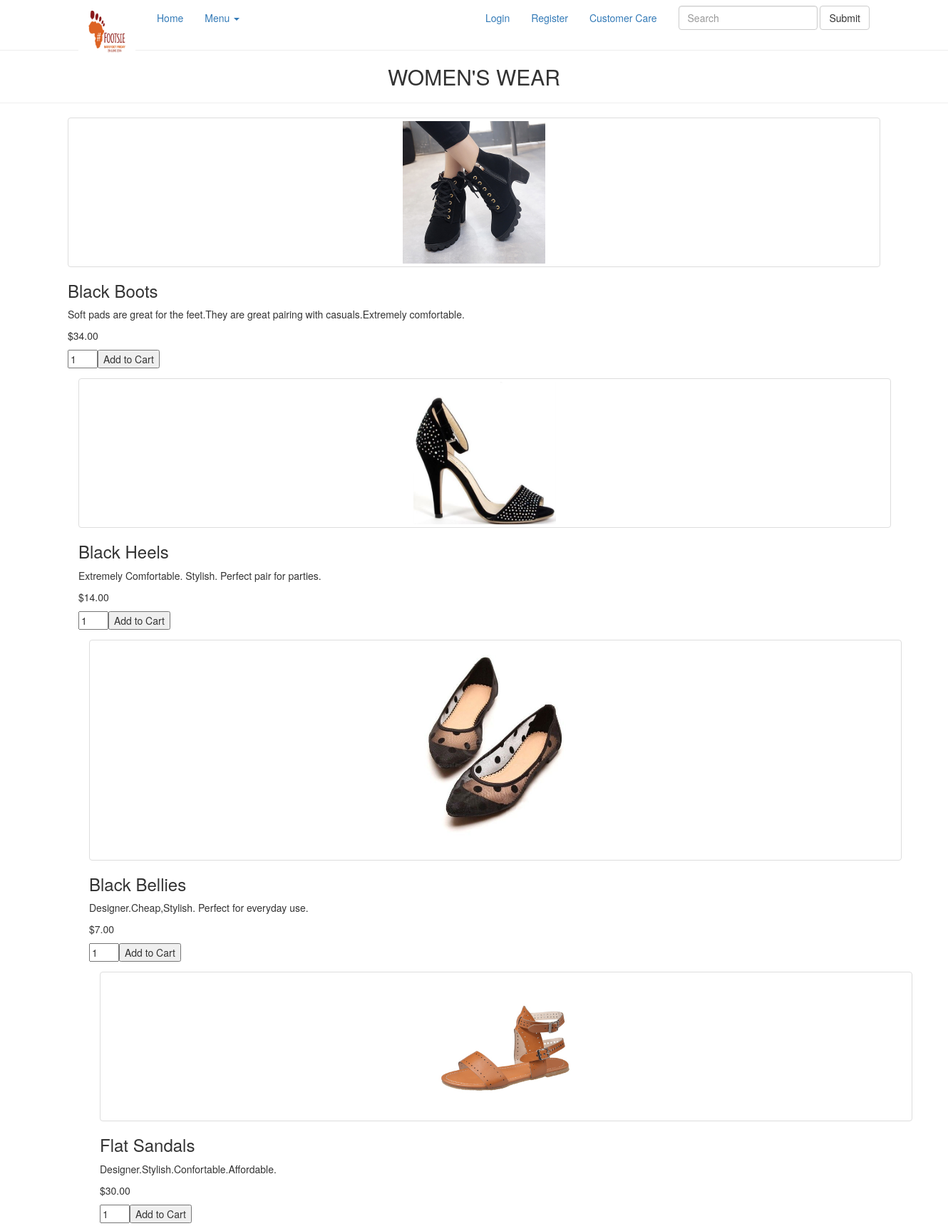
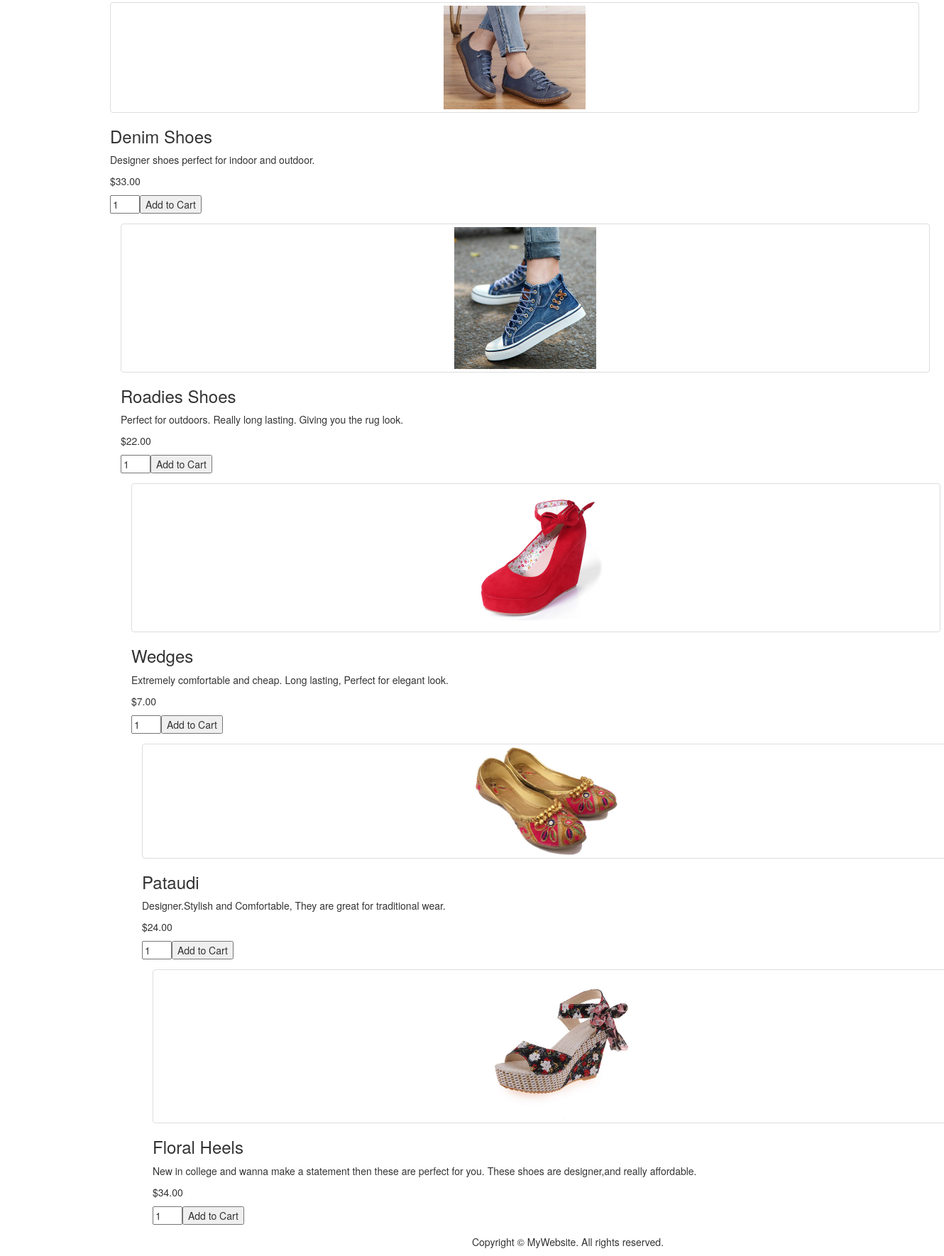
/womenswear1.php, run on the app's committed database (2 pictures, top to bottom).
### tables this page shows
CREATE TABLE `products` (
  `id` int(8) NOT NULL,
  `name` varchar(255) NOT NULL,
  `code` varchar(255) NOT NULL,
  `image` text NOT NULL,
  `price` double(10,2) NOT NULL,
  `category` varchar(255) NOT NULL,
  `description` varchar(255) NOT NULL
);

### dbcontroller.php (called while the page is built, shortened)
<?php
class DBController {
	private $host = "localhost";
	private $user = "root";
	private $password = "";
	private $database = "phplogin";
	private $conn;
	function __construct() {
		$this->conn = $this->connectDB();
	}
	function connectDB() {
		$conn = mysqli_connect($this->host,$this->user,$this->password,$this->database);
		return $conn;
	}
	function runQuery($query) {
		$result = mysqli_query($this->conn,$query);
		while($row=mysqli_fetch_assoc($result)) {
			$resultset[] = $row;
		}
		if(!empty($resultset))
			return $resultset;
	}
}
?>

### womenswear1.php (the view, shortened to what this page needs)
<html>
<head>
<link href="css/bootstrap.css" rel="stylesheet" type="text/css">
</head>
<body>
<nav>
  <div class="container">
    <div class="navbar-header">
      <a class="navbar-brand" href="#"><img src="images/footsie-story.jpg" width="80" height="60"></a> </div>
    <div class="collapse navbar-collapse">
      <ul class="nav navbar-nav">
        <li class="active"><a href="index.html">Home<span class="sr-only">(current)</span></a></li>
        <li class="dropdown"> <a href="#" class="dropdown-toggle" data-toggle="dropdown" role="button" aria-expanded="false" aria-haspopup="true">Menu <span class="caret"></span></a>
        </li>
      </ul>
      <form class="navbar-form navbar-right" role="search">
        <div class="form-group">
          <input type="text" class="form-control" placeholder="Search">
        </div>
        <button type="submit" class="btn btn-default">Submit</button>
      </form>
      <ul class="nav navbar-nav navbar-right hidden-sm">
        <li><a href="userlogin.html">Login</a></li>
        <li><a href="registration.html">Register</a></li>
        <li><a href="customercare.html">Customer Care</a></li>
      </ul>
    </div>
  </div>
</nav>
<hr>
<h2 class="text-center">WOMEN'S WEAR</h2>
<hr>
<?php
	require_once("dbcontroller.php");
	$db_handle = new DBController();
	$product_array = $db_handle->runQuery("SELECT * FROM products WHERE category='Women'  ORDER BY id ASC ");
	if (!empty($product_array)) {
		foreach($product_array as $key=>$value){
	?>
		<div class="container">
			<form method="post" action="cart.php?action=add&code=<?php echo $product_array[$key]["code"]; ?>">
			<div class="thumbnail"> <img src="<?php echo $product_array[$key]["image"]; ?>" alt="Thumbnail Image 1" width="200" height="200" class="img-responsive"></div>
        <div class="caption">
			<h3><?php echo $product_array[$key]["name"]; ?></h3>
			<p><?php echo $product_array[$key]["description"]; ?></p>
			<p><?php echo "$".$product_array[$key]["price"]; ?></p>
			<div class="cart-action"><input type="text" class="product-quantity" name="quantity" value="1" size="2" /><input type="submit" value="Add to Cart" class="btnAddAction" /></div>
		    </form>
		</div>
	<?php
		}
	}
	?>
<footer class="text-center">
  <div class="container">
    <div class="row">
      <div class="col-xs-12">
        <p>Copyright © MyWebsite. All rights reserved.</p>
      </div>
    </div>
  </div>
</footer>
</body>
</html>

### data on the page
products: image (picture), name "Black Boots", description "Soft pads are great for the feet.They are great pairing with casuals.Extremely comfortable.", price "34.00"
products: image (picture), name "Black Heels", description "Extremely Comfortable. Stylish. Perfect pair for parties.", price "14.00"
products: image (picture), name "Black Bellies", description "Designer.Cheap,Stylish. Perfect for everyday use.", price "7.00"
products: image (picture), name "Flat Sandals", description "Designer.Stylish.Confortable.Affordable.", price "30.00"
products: image (picture), name "Denim Shoes", description "Designer shoes perfect for indoor and outdoor.", price "33.00"
products: image (picture), name "Roadies Shoes", description "Perfect for outdoors. Really long lasting. Giving you the rug look.", price "22.00"
products: image (picture), name "Wedges", description "Extremely comfortable and cheap. Long lasting, Perfect for elegant look.", price "7.00"
products: image (picture), name "Pataudi", description "Designer.Stylish and Comfortable, They are great for traditional wear.", price "24.00"
products: image (picture), name "Floral Heels", description "New in college and wanna make a statement then these are perfect for you. These shoes are designer,and really affordable.", price "34.00"
